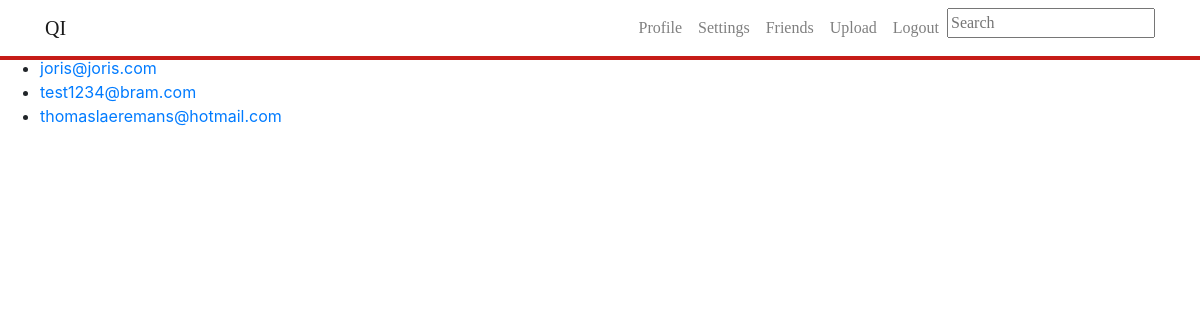
/friendlist.php (signed in), run on the app's committed database.
### tables this page shows
CREATE TABLE `users` (
  `id` int(11) NOT NULL,
  `email` varchar(255) NOT NULL,
  `password` varchar(255) NOT NULL,
  `avatar` varchar(500) NOT NULL,
  `bio` varchar(150) NOT NULL,
  `firstname` varchar(255) NOT NULL,
  `lastname` varchar(255) NOT NULL
);

### classes/User.class.php (called while the page is built, shortened)
<?php
class User{
    private function getFriendId($userid){
        $conn=Db::getInstance();
        $statement = $conn->prepare("select friendid from friendlist where userid = :userid");
        $statement->bindValue(":userid",$userid);
        $statement->execute();
        $results = $statement->fetchAll();
        $array = array();
        array_push($array, $_SESSION['userid']);
        foreach($results as $res){
            array_push($array, $res['friendid']);
        }
        return $array;
    }
    public function displayFriends($userid){
        $friendsid=$this->getFriendId($userid);
        $conn=Db::getInstance();
        $statement=$conn->prepare("select * from users where id in(".implode(',', $friendsid).") ");
        $statement->execute();
        $results = $statement->fetchAll();
        return $results;
    }
}

### friendlist.php (the view, shortened to what this page needs)
<?php
include_once ("classes/User.class.php");
    $p = new User();
    $c=$p->displayFriends($_SESSION['userid']);
?><!doctype html>
<html lang="en">
<head>
    <link rel="stylesheet" href="https://maxcdn.bootstrapcdn.com/bootstrap/4.0.0/css/bootstrap.min.css">
</head>
<body>
<?php include_once("includes/nav.inc.php"); ?>
<h1>friendlist</h1>
<ul>
<?php foreach ($c as $res):?>
    <li><a href="#"><?php echo $res['email'];?></a></li>
<?php endforeach;?>
</ul>
</body>
</html>

### data on the page
users: email "joris@joris.com"
users: email "test1234@bram.com"
users: email "thomaslaeremans@hotmail.com"
